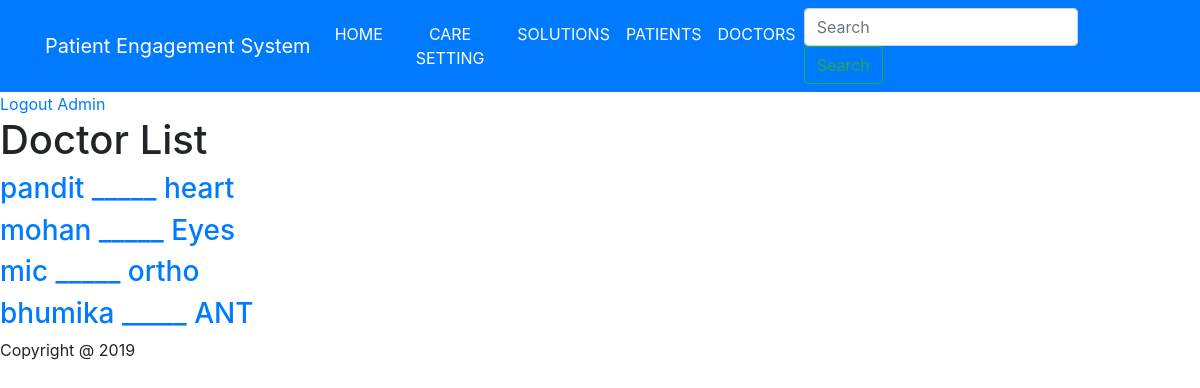
Page /patient/doctor/ (signed in) on the committed database.
### patient/models.py (models this page shows, shortened)
class Doctor(models.Model):
    name= models.CharField(max_length=50)
    mobile = models.IntegerField()
    special = models.CharField(max_length=60)

### patient/views.py (the view)
# urls.py: path('doctor/', views.DoctorListView.as_view()),
class DoctorListView(ListView):
    model = Doctor

### patient/templates/patient/doctor_list.html
{% extends 'base.html' %}
{% load static  %}
{% block content%}
<h1>Doctor List </h1>
{% for dl in doctor_list %}
<h3><a href="/patient/doctor/{{dl.id}}"> {{dl.name}}  _____  {{dl.special}}</a></h3>
{% endfor %}
{% endblock %}

### rows in the picture
Doctor: name "pandit", special "heart"
Doctor: name "mohan", special "Eyes"
Doctor: name "mic", special "ortho"
Doctor: name "bhumika", special "ANT"
